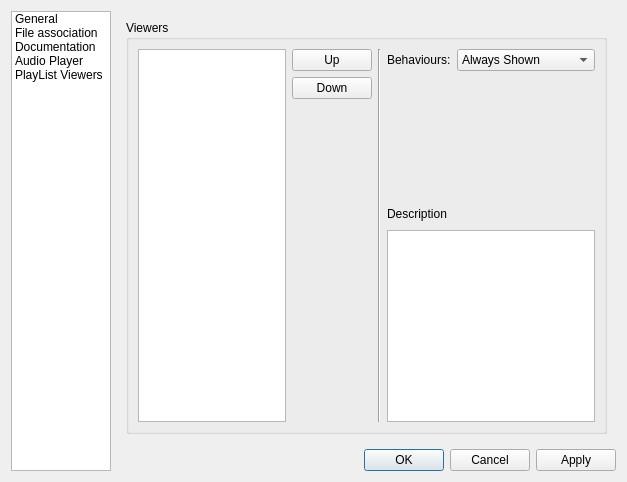
<?xml version="1.0" encoding="UTF-8"?>
<ui version="4.0">
 <class>Preferences</class>
 <widget class="QDialog" name="Preferences">
  <property name="windowModality">
   <enum>Qt::NonModal</enum>
  </property>
  <property name="geometry">
   <rect>
    <x>0</x>
    <y>0</y>
    <width>627</width>
    <height>482</height>
   </rect>
  </property>
  <property name="windowTitle">
   <string>Preferences</string>
  </property>
  <property name="locale">
   <locale language="English" country="UnitedKingdom"/>
  </property>
  <layout class="QVBoxLayout" name="verticalLayout_16">
   <item>
    <layout class="QHBoxLayout" name="horizontalLayout_4">
     <item>
      <widget class="QListWidget" name="listWidget">
       <item>
        <property name="text">
         <string>General</string>
        </property>
       </item>
       <item>
        <property name="text">
         <string>File association</string>
        </property>
       </item>
       <item>
        <property name="text">
         <string>Documentation</string>
        </property>
       </item>
       <item>
        <property name="text">
         <string>Audio Player</string>
        </property>
       </item>
       <item>
        <property name="text">
         <string>PlayList Viewers</string>
        </property>
       </item>
      </widget>
     </item>
     <item>
      <layout class="QVBoxLayout" name="verticalLayout_12">
       <item>
        <widget class="QStackedWidget" name="preference_stackedWidget">
         <property name="currentIndex">
          <number>4</number>
         </property>
         <widget class="QWidget" name="page">
          <layout class="QVBoxLayout" name="verticalLayout_15">
           <item>
            <layout class="QVBoxLayout" name="verticalLayout_14">
             <item>
              <widget class="QGroupBox" name="groupBox1">
               <property name="locale">
                <locale language="English" country="UnitedKingdom"/>
               </property>
               <property name="title">
                <string>General</string>
               </property>
               <layout class="QVBoxLayout" name="verticalLayout_13">
                <item>
                 <layout class="QHBoxLayout" name="horizontalLayout_6">
                  <item>
                   <widget class="QCheckBox" name="OpenLast_cb">
                    <property name="layoutDirection">
                     <enum>Qt::LeftToRight</enum>
                    </property>
                    <property name="text">
                     <string>Open the last edited file on start up.</string>
                    </property>
                   </widget>
                  </item>
                  <item>
                   <spacer name="horizontalSpacer">
                    <property name="orientation">
                     <enum>Qt::Horizontal</enum>
                    </property>
                    <property name="sizeHint" stdset="0">
                     <size>
                      <width>148</width>
                      <height>20</height>
                     </size>
                    </property>
                   </spacer>
                  </item>
                 </layout>
                </item>
                <item>
                 <layout class="QHBoxLayout" name="horizontalLayout_5">
                  <item>
                   <widget class="QLabel" name="label_3">
                    <property name="text">
                     <string>Default Folder:</string>
                    </property>
                    <property name="buddy">
                     <cstring>uridisplayer</cstring>
                    </property>
                   </widget>
                  </item>
                  <item>
                   <widget class="QLineEdit" name="uridisplayer"/>
                  </item>
                  <item>
                   <widget class="QPushButton" name="Browser">
                    <property name="text">
                     <string>Browser</string>
                    </property>
                   </widget>
                  </item>
                 </layout>
                </item>
                <item>
                 <layout class="QHBoxLayout" name="horizontalLayout1">
                  <item>
                   <widget class="QLabel" name="CodecSystemLabel">
                    <property name="text">
                     <string>Environment Charset :</string>
                    </property>
                    <property name="buddy">
                     <cstring>charsetcombo</cstring>
                    </property>
                   </widget>
                  </item>
                  <item>
                   <widget class="QComboBox" name="charsetcombo"/>
                  </item>
                 </layout>
                </item>
                <item>
                 <layout class="QHBoxLayout" name="horizontalLayout_2">
                  <item>
                   <widget class="QLabel" name="label_2">
                    <property name="text">
                     <string>Number of recent files:</string>
                    </property>
                    <property name="buddy">
                     <cstring>nb_recentfiles</cstring>
                    </property>
                   </widget>
                  </item>
                  <item>
                   <widget class="QSpinBox" name="nb_recentfiles">
                    <property name="maximum">
                     <number>20</number>
                    </property>
                    <property name="value">
                     <number>5</number>
                    </property>
                   </widget>
                  </item>
                 </layout>
                </item>
               </layout>
              </widget>
             </item>
             <item>
              <spacer name="verticalSpacer_2">
               <property name="orientation">
                <enum>Qt::Vertical</enum>
               </property>
               <property name="sizeHint" stdset="0">
                <size>
                 <width>20</width>
                 <height>40</height>
                </size>
               </property>
              </spacer>
             </item>
            </layout>
           </item>
          </layout>
         </widget>
         <widget class="QWidget" name="page_4">
          <layout class="QVBoxLayout" name="verticalLayout_19">
           <item>
            <layout class="QVBoxLayout" name="verticalLayout_18">
             <item>
              <widget class="QGroupBox" name="groupBox_3">
               <property name="title">
                <string>Supported file formats for automatic search</string>
               </property>
               <layout class="QVBoxLayout" name="verticalLayout_17">
                <item>
                 <layout class="QHBoxLayout" name="horizontalLayout_9">
                  <item>
                   <layout class="QVBoxLayout" name="verticalLayout_6">
                    <item>
                     <widget class="QCheckBox" name="cb_mp3">
                      <property name="text">
                       <string>*.mp3</string>
                      </property>
                      <property name="checked">
                       <bool>true</bool>
                      </property>
                     </widget>
                    </item>
                    <item>
                     <widget class="QCheckBox" name="cb_ogg">
                      <property name="text">
                       <string>*.ogg</string>
                      </property>
                     </widget>
                    </item>
                    <item>
                     <widget class="QCheckBox" name="cb_mid">
                      <property name="text">
                       <string>*.mid</string>
                      </property>
                     </widget>
                    </item>
                    <item>
                     <widget class="QCheckBox" name="cb_mpc">
                      <property name="text">
                       <string>*.mpc</string>
                      </property>
                     </widget>
                    </item>
                   </layout>
                  </item>
                  <item>
                   <layout class="QVBoxLayout" name="verticalLayout_7">
                    <item>
                     <widget class="QCheckBox" name="cb_wav">
                      <property name="text">
                       <string>*.wav</string>
                      </property>
                     </widget>
                    </item>
                    <item>
                     <widget class="QCheckBox" name="cb_flac">
                      <property name="text">
                       <string>*.flac</string>
                      </property>
                     </widget>
                    </item>
                    <item>
                     <widget class="QCheckBox" name="cb_ape">
                      <property name="text">
                       <string>*.ape</string>
                      </property>
                     </widget>
                    </item>
                    <item>
                     <widget class="QCheckBox" name="cb_alf">
                      <property name="text">
                       <string>*.aif</string>
                      </property>
                     </widget>
                    </item>
                   </layout>
                  </item>
                  <item>
                   <layout class="QVBoxLayout" name="verticalLayout_8">
                    <item>
                     <widget class="QCheckBox" name="cb_aac">
                      <property name="text">
                       <string>*.aac</string>
                      </property>
                     </widget>
                    </item>
                    <item>
                     <widget class="QCheckBox" name="cb_mp4">
                      <property name="text">
                       <string>*.mp4</string>
                      </property>
                     </widget>
                    </item>
                    <item>
                     <widget class="QCheckBox" name="cb_m4a">
                      <property name="text">
                       <string>*.m4a</string>
                      </property>
                     </widget>
                    </item>
                    <item>
                     <widget class="QCheckBox" name="cb_wma">
                      <property name="text">
                       <string>*.wma</string>
                      </property>
                     </widget>
                    </item>
                   </layout>
                  </item>
                  <item>
                   <layout class="QVBoxLayout" name="verticalLayout_9">
                    <item>
                     <widget class="QCheckBox" name="cb_vqf">
                      <property name="text">
                       <string>*.vqf</string>
                      </property>
                     </widget>
                    </item>
                    <item>
                     <widget class="QCheckBox" name="cb_vqe">
                      <property name="text">
                       <string>*.vqe</string>
                      </property>
                     </widget>
                    </item>
                    <item>
                     <widget class="QCheckBox" name="cb_vql">
                      <property name="text">
                       <string>*.vql</string>
                      </property>
                     </widget>
                    </item>
                    <item>
                     <widget class="QCheckBox" name="cb_au">
                      <property name="text">
                       <string>*.au</string>
                      </property>
                     </widget>
                    </item>
                   </layout>
                  </item>
                 </layout>
                </item>
               </layout>
              </widget>
             </item>
             <item>
              <spacer name="verticalSpacer_3">
               <property name="orientation">
                <enum>Qt::Vertical</enum>
               </property>
               <property name="sizeHint" stdset="0">
                <size>
                 <width>20</width>
                 <height>40</height>
                </size>
               </property>
              </spacer>
             </item>
            </layout>
           </item>
          </layout>
         </widget>
         <widget class="QWidget" name="page_2">
          <layout class="QVBoxLayout" name="verticalLayout_21">
           <item>
            <layout class="QVBoxLayout" name="verticalLayout_20">
             <item>
              <widget class="QGroupBox" name="groupBox">
               <property name="title">
                <string>Documentation</string>
               </property>
               <layout class="QVBoxLayout" name="verticalLayout_3">
                <item>
                 <layout class="QVBoxLayout" name="verticalLayout_2">
                  <item>
                   <layout class="QHBoxLayout" name="horizontalLayout_7">
                    <item>
                     <widget class="QLabel" name="label">
                      <property name="text">
                       <string>Adp file:</string>
                      </property>
                     </widget>
                    </item>
                    <item>
                     <widget class="QLineEdit" name="uri_adp"/>
                    </item>
                    <item>
                     <widget class="QPushButton" name="doc_browser">
                      <property name="text">
                       <string>Browser</string>
                      </property>
                     </widget>
                    </item>
                   </layout>
                  </item>
                  <item>
                   <widget class="QLabel" name="explain">
                    <property name="text">
                     <string>&lt;!DOCTYPE HTML PUBLIC &quot;-//W3C//DTD HTML 4.0//EN&quot; &quot;http://www.w3.org/TR/REC-html40/strict.dtd&quot;&gt;
&lt;html&gt;&lt;head&gt;&lt;meta name=&quot;qrichtext&quot; content=&quot;1&quot; /&gt;&lt;style type=&quot;text/css&quot;&gt;
p, li { white-space: pre-wrap; }
&lt;/style&gt;&lt;/head&gt;&lt;body style=&quot; font-family:'Sans Serif'; font-size:9pt; font-weight:400; font-style:normal;&quot;&gt;
&lt;p style=&quot; margin-top:0px; margin-bottom:0px; margin-left:0px; margin-right:0px; -qt-block-indent:0; text-indent:0px;&quot;&gt;&lt;span style=&quot; font-size:8pt;&quot;&gt;Change the adp path if the documentation does not appear when you press &lt;/span&gt;&lt;/p&gt;
&lt;p style=&quot; margin-top:0px; margin-bottom:0px; margin-left:0px; margin-right:0px; -qt-block-indent:0; text-indent:0px;&quot;&gt;&lt;span style=&quot; font-size:8pt;&quot;&gt;F1 key. Generaly, the .adp file is located in the documentation subfolder of&lt;/span&gt;&lt;/p&gt;
&lt;p style=&quot; margin-top:0px; margin-bottom:0px; margin-left:0px; margin-right:0px; -qt-block-indent:0; text-indent:0px;&quot;&gt;&lt;span style=&quot; font-size:8pt;&quot;&gt;PlayListGenerator installation folder. &lt;/span&gt;&lt;/p&gt;
&lt;p style=&quot; margin-top:0px; margin-bottom:0px; margin-left:0px; margin-right:0px; -qt-block-indent:0; text-indent:0px;&quot;&gt;&lt;span style=&quot; font-size:8pt; font-weight:600;&quot;&gt;To apply this change, the application must be restarted.&lt;/span&gt;&lt;/p&gt;&lt;/body&gt;&lt;/html&gt;</string>
                    </property>
                   </widget>
                  </item>
                 </layout>
                </item>
               </layout>
              </widget>
             </item>
             <item>
              <spacer name="verticalSpacer_4">
               <property name="orientation">
                <enum>Qt::Vertical</enum>
               </property>
               <property name="sizeHint" stdset="0">
                <size>
                 <width>20</width>
                 <height>40</height>
                </size>
               </property>
              </spacer>
             </item>
            </layout>
           </item>
          </layout>
         </widget>
         <widget class="QWidget" name="page_3">
          <layout class="QVBoxLayout" name="verticalLayout_11">
           <item>
            <widget class="QGroupBox" name="player_group">
             <property name="title">
              <string>Audio Player</string>
             </property>
             <layout class="QVBoxLayout" name="verticalLayout_10">
              <item>
               <widget class="QCheckBox" name="disableAll">
                <property name="text">
                 <string>Disable Audio Player</string>
                </property>
               </widget>
              </item>
              <item>
               <widget class="QLabel" name="info_disable_phonon">
                <property name="text">
                 <string>&lt;!DOCTYPE HTML PUBLIC &quot;-//W3C//DTD HTML 4.0//EN&quot; &quot;http://www.w3.org/TR/REC-html40/strict.dtd&quot;&gt;
&lt;html&gt;&lt;head&gt;&lt;meta name=&quot;qrichtext&quot; content=&quot;1&quot; /&gt;&lt;style type=&quot;text/css&quot;&gt;
p, li { white-space: pre-wrap; }
&lt;/style&gt;&lt;/head&gt;&lt;body style=&quot; font-family:'Sans Serif'; font-size:9pt; font-weight:400; font-style:normal;&quot;&gt;
&lt;p style=&quot; margin-top:0px; margin-bottom:0px; margin-left:0px; margin-right:0px; -qt-block-indent:0; text-indent:0px;&quot;&gt;The phonon support does not exist on your Qt4 installation. If you want &lt;/p&gt;
&lt;p style=&quot; margin-top:0px; margin-bottom:0px; margin-left:0px; margin-right:0px; -qt-block-indent:0; text-indent:0px;&quot;&gt;audio player function, please check your Qt4 installation and recompile&lt;/p&gt;
&lt;p style=&quot; margin-top:0px; margin-bottom:0px; margin-left:0px; margin-right:0px; -qt-block-indent:0; text-indent:0px;&quot;&gt;PlayListGenerator with the appropriate parameters. &lt;/p&gt;
&lt;p style=&quot; margin-top:0px; margin-bottom:0px; margin-left:0px; margin-right:0px; -qt-block-indent:0; text-indent:0px;&quot;&gt;(More details on the PlayListGenerator web site &quot;&lt;a href=&quot;http://sourceforge.net/projects/playlistgenerat&quot;&gt;&lt;span style=&quot; text-decoration: underline; color:#0000ff;&quot;&gt;Project's web site&lt;/span&gt;&lt;/a&gt;&quot; or &lt;/p&gt;
&lt;p style=&quot; margin-top:0px; margin-bottom:0px; margin-left:0px; margin-right:0px; -qt-block-indent:0; text-indent:0px;&quot;&gt;Contact the author.)&lt;/p&gt;&lt;/body&gt;&lt;/html&gt;</string>
                </property>
               </widget>
              </item>
              <item>
               <widget class="QCheckBox" name="ShowPlayeratstart">
                <property name="text">
                 <string>Show audio Player at application start</string>
                </property>
               </widget>
              </item>
              <item>
               <widget class="QCheckBox" name="showDockWidget">
                <property name="text">
                 <string>Read a song without showing the player</string>
                </property>
                <property name="checked">
                 <bool>false</bool>
                </property>
               </widget>
              </item>
              <item>
               <layout class="QVBoxLayout" name="verticalLayout_5">
                <item>
                 <widget class="QGroupBox" name="groupBox_2">
                  <property name="title">
                   <string>Playing</string>
                  </property>
                  <layout class="QVBoxLayout" name="verticalLayout_4">
                   <item>
                    <layout class="QVBoxLayout" name="verticalLayout">
                     <item>
                      <layout class="QHBoxLayout" name="horizontalLayout_8">
                       <item>
                        <widget class="QLabel" name="label_4">
                         <property name="text">
                          <string>Reading mode:</string>
                         </property>
                        </widget>
                       </item>
                       <item>
                        <widget class="QComboBox" name="readmode">
                         <item>
                          <property name="text">
                           <string>Only one file</string>
                          </property>
                         </item>
                         <item>
                          <property name="text">
                           <string>Continue</string>
                          </property>
                         </item>
                         <item>
                          <property name="text">
                           <string>Random</string>
                          </property>
                         </item>
                        </widget>
                       </item>
                      </layout>
                     </item>
                     <item>
                      <layout class="QHBoxLayout" name="horizontalLayout">
                       <item>
                        <widget class="QLabel" name="label_5">
                         <property name="text">
                          <string>Deepness of the historic of played songs</string>
                         </property>
                        </widget>
                       </item>
                       <item>
                        <widget class="QSpinBox" name="nb_history">
                         <property name="value">
                          <number>5</number>
                         </property>
                        </widget>
                       </item>
                       <item>
                        <spacer name="horizontalSpacer_2">
                         <property name="orientation">
                          <enum>Qt::Horizontal</enum>
                         </property>
                         <property name="sizeHint" stdset="0">
                          <size>
                           <width>138</width>
                           <height>20</height>
                          </size>
                         </property>
                        </spacer>
                       </item>
                      </layout>
                     </item>
                    </layout>
                   </item>
                  </layout>
                 </widget>
                </item>
               </layout>
              </item>
             </layout>
            </widget>
           </item>
           <item>
            <spacer name="verticalSpacer">
             <property name="orientation">
              <enum>Qt::Vertical</enum>
             </property>
             <property name="sizeHint" stdset="0">
              <size>
               <width>469</width>
               <height>53</height>
              </size>
             </property>
            </spacer>
           </item>
          </layout>
         </widget>
         <widget class="QWidget" name="page_5">
          <layout class="QVBoxLayout" name="verticalLayout_24">
           <item>
            <widget class="QGroupBox" name="groupBox_4">
             <property name="title">
              <string>Viewers</string>
             </property>
             <layout class="QHBoxLayout" name="horizontalLayout_14">
              <item>
               <widget class="QListWidget" name="ListViewers"/>
              </item>
              <item>
               <layout class="QVBoxLayout" name="verticalLayout_23">
                <item>
                 <widget class="QPushButton" name="upButton">
                  <property name="text">
                   <string>Up</string>
                  </property>
                 </widget>
                </item>
                <item>
                 <widget class="QPushButton" name="downButton">
                  <property name="text">
                   <string>Down</string>
                  </property>
                 </widget>
                </item>
                <item>
                 <spacer name="verticalSpacer_6">
                  <property name="orientation">
                   <enum>Qt::Vertical</enum>
                  </property>
                  <property name="sizeHint" stdset="0">
                   <size>
                    <width>20</width>
                    <height>40</height>
                   </size>
                  </property>
                 </spacer>
                </item>
               </layout>
              </item>
              <item>
               <widget class="Line" name="line">
                <property name="orientation">
                 <enum>Qt::Vertical</enum>
                </property>
               </widget>
              </item>
              <item>
               <layout class="QVBoxLayout" name="verticalLayout_22">
                <item>
                 <layout class="QHBoxLayout" name="horizontalLayout_11">
                  <item>
                   <widget class="QLabel" name="label_7">
                    <property name="text">
                     <string>Behaviours:</string>
                    </property>
                   </widget>
                  </item>
                  <item>
                   <widget class="QComboBox" name="behaviourList">
                    <item>
                     <property name="text">
                      <string>Always Shown</string>
                     </property>
                    </item>
                    <item>
                     <property name="text">
                      <string>Always Hidden</string>
                     </property>
                    </item>
                    <item>
                     <property name="text">
                      <string>As previous session</string>
                     </property>
                    </item>
                   </widget>
                  </item>
                 </layout>
                </item>
                <item>
                 <spacer name="verticalSpacer_5">
                  <property name="orientation">
                   <enum>Qt::Vertical</enum>
                  </property>
                  <property name="sizeHint" stdset="0">
                   <size>
                    <width>20</width>
                    <height>40</height>
                   </size>
                  </property>
                 </spacer>
                </item>
                <item>
                 <layout class="QHBoxLayout" name="horizontalLayout_10">
                  <item>
                   <widget class="QLabel" name="label_6">
                    <property name="text">
                     <string>Description</string>
                    </property>
                   </widget>
                  </item>
                  <item>
                   <spacer name="horizontalSpacer_4">
                    <property name="orientation">
                     <enum>Qt::Horizontal</enum>
                    </property>
                    <property name="sizeHint" stdset="0">
                     <size>
                      <width>168</width>
                      <height>20</height>
                     </size>
                    </property>
                   </spacer>
                  </item>
                 </layout>
                </item>
                <item>
                 <widget class="QTextEdit" name="description"/>
                </item>
               </layout>
              </item>
             </layout>
            </widget>
           </item>
          </layout>
         </widget>
        </widget>
       </item>
       <item>
        <layout class="QHBoxLayout" name="horizontalLayout_3">
         <item>
          <spacer name="horizontalSpacer_3">
           <property name="orientation">
            <enum>Qt::Horizontal</enum>
           </property>
           <property name="sizeHint" stdset="0">
            <size>
             <width>198</width>
             <height>20</height>
            </size>
           </property>
          </spacer>
         </item>
         <item>
          <widget class="QDialogButtonBox" name="Apply_cancel">
           <property name="orientation">
            <enum>Qt::Horizontal</enum>
           </property>
           <property name="standardButtons">
            <set>QDialogButtonBox::Apply|QDialogButtonBox::Cancel|QDialogButtonBox::Ok</set>
           </property>
           <property name="centerButtons">
            <bool>false</bool>
           </property>
          </widget>
         </item>
        </layout>
       </item>
      </layout>
     </item>
    </layout>
   </item>
  </layout>
 </widget>
 <tabstops>
  <tabstop>listWidget</tabstop>
  <tabstop>uridisplayer</tabstop>
  <tabstop>Browser</tabstop>
  <tabstop>charsetcombo</tabstop>
  <tabstop>Apply_cancel</tabstop>
 </tabstops>
 <resources/>
 <connections>
  <connection>
   <sender>listWidget</sender>
   <signal>currentRowChanged(int)</signal>
   <receiver>preference_stackedWidget</receiver>
   <slot>setCurrentIndex(int)</slot>
   <hints>
    <hint type="sourcelabel">
     <x>105</x>
     <y>131</y>
    </hint>
    <hint type="destinationlabel">
     <x>256</x>
     <y>222</y>
    </hint>
   </hints>
  </connection>
  <connection>
   <sender>Apply_cancel</sender>
   <signal>accepted()</signal>
   <receiver>Preferences</receiver>
   <slot>accept()</slot>
   <hints>
    <hint type="sourcelabel">
     <x>594</x>
     <y>462</y>
    </hint>
    <hint type="destinationlabel">
     <x>210</x>
     <y>440</y>
    </hint>
   </hints>
  </connection>
  <connection>
   <sender>disableAll</sender>
   <signal>clicked(bool)</signal>
   <receiver>groupBox_2</receiver>
   <slot>setDisabled(bool)</slot>
   <hints>
    <hint type="sourcelabel">
     <x>237</x>
     <y>46</y>
    </hint>
    <hint type="destinationlabel">
     <x>307</x>
     <y>303</y>
    </hint>
   </hints>
  </connection>
  <connection>
   <sender>disableAll</sender>
   <signal>clicked(bool)</signal>
   <receiver>showDockWidget</receiver>
   <slot>setDisabled(bool)</slot>
   <hints>
    <hint type="sourcelabel">
     <x>150</x>
     <y>42</y>
    </hint>
    <hint type="destinationlabel">
     <x>167</x>
     <y>239</y>
    </hint>
   </hints>
  </connection>
  <connection>
   <sender>disableAll</sender>
   <signal>clicked(bool)</signal>
   <receiver>info_disable_phonon</receiver>
   <slot>setVisible(bool)</slot>
   <hints>
    <hint type="sourcelabel">
     <x>395</x>
     <y>44</y>
    </hint>
    <hint type="destinationlabel">
     <x>392</x>
     <y>79</y>
    </hint>
   </hints>
  </connection>
  <connection>
   <sender>disableAll</sender>
   <signal>clicked(bool)</signal>
   <receiver>ShowPlayeratstart</receiver>
   <slot>setDisabled(bool)</slot>
   <hints>
    <hint type="sourcelabel">
     <x>243</x>
     <y>41</y>
    </hint>
    <hint type="destinationlabel">
     <x>238</x>
     <y>202</y>
    </hint>
   </hints>
  </connection>
 </connections>
</ui>
